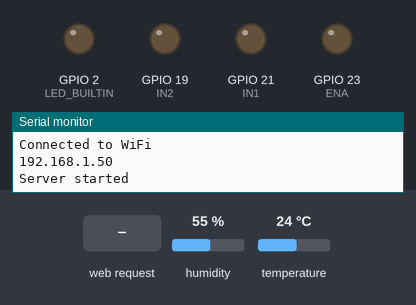
Bench run of a sketch on a simulated ESP32. Shown: output pins drawn as LEDs (lit = HIGH), the last lines printed to the serial monitor. Dashed ring = blinking. The inputs (shaded band) are chosen by the test bench; at power-on: humidity 55 %, temperature 24 °C. WiFi joins after 1.5 s; servers stay silent unless stated.

Above: at 3.2 s.
3.3 s: HTTP request GET / received
At 5.1 s:
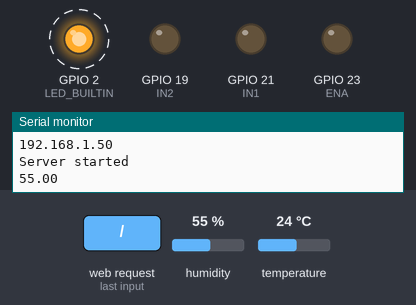
Timing chart, 0 to 8.8 s (numbered marks = the images above; inputs shaded):
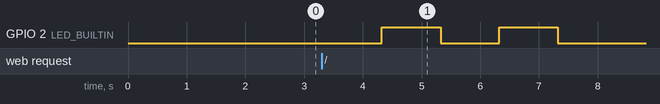

The sketch:

application.ino
```cpp
#include <WiFi.h>
#include <WebServer.h>
#include "DHT.h"

const char* ssid = "Corridos belicos";
const char* password = "PRCpesopluma";

DHT dht(5, DHT11);

WebServer server(80);

int LED_BUILTIN  = 2  ;
int ENA = 23;
int IN1 = 21;
int IN2 = 19;

const int frequency = 500;
const int pwm_channel = 0;
const int resolution = 8;

void setup() {

  pinMode(ENA, OUTPUT);
  pinMode(IN1, OUTPUT);
  pinMode(IN2, OUTPUT);
  digitalWrite(IN1, LOW);
  digitalWrite(IN2, LOW);

  ledcSetup(pwm_channel, frequency, resolution);
  ledcAttachPin(ENA, pwm_channel);

  Serial.begin(115200);
  dht.begin();
  WiFi.begin(ssid, password);

  while (WiFi.status() != WL_CONNECTED) {
    delay(1000);
    Serial.println("Connecting to WiFi...");
  }

  Serial.println("Connected to WiFi");
  Serial.println(WiFi.localIP());

  server.on("/", handleRoot);

  server.begin();
  Serial.println("Server started");

  pinMode(LED_BUILTIN, OUTPUT);
}

void handleRoot() {

  float humidity = dht.readHumidity();
  float humidityp = 50.00;
  float humidityp2 = 70.00;
  String html = "<html><body><h1>ESP32 DHT11 Sensor</h1>";

  const float initial_humidity = humidity;
  Serial.println(initial_humidity);
  const float condicion1 = initial_humidity + (initial_humidity * 0.1);
  const float condicion2 = initial_humidity + (initial_humidity * 0.2);

  float new_humidity = dht.readHumidity();

  if (new_humidity >= condicion1 || new_humidity<condicion2) {

    float temperature = dht.readTemperature();
    html += "<p>Humidity: ";
    html += humidity;

    static unsigned long previousMillis = 0;
    const long interval = 1000;
    delay(1000);
    digitalWrite(LED_BUILTIN, HIGH);
    delay(1000);
    digitalWrite(LED_BUILTIN, LOW);
    delay(1000);
    digitalWrite(LED_BUILTIN, HIGH);
    delay(1000);
    digitalWrite(LED_BUILTIN, LOW);
    delay(1000);

  }else if (new_humidity >= condicion2) {
    float temperature = dht.readTemperature();
    html += "<p>Humidity: ";
    html += humidity;
    html += " %</p><p>Temperature: ";
    html += temperature;
    html += " &deg;C</p>";
    delay(1000);
    setDirection();
    delay(1000);
    changeSpeed();
    delay(1000);
  }else {
    html += "<p>Humidity is too low</p>";
    digitalWrite(LED_BUILTIN, LOW);
  }

  html += "</body></html>";
  server.send(200, "text/html", html);
}

void setDirection() {

  ledcWrite(pwm_channel, 255);

  digitalWrite(IN1, HIGH);
  digitalWrite(IN2, LOW);
  delay(5000);

  digitalWrite(IN1, LOW);
  digitalWrite(IN2, HIGH);
  delay(5000);

  digitalWrite(IN1, LOW);
  digitalWrite(IN2, LOW);
}

void changeSpeed() {
  digitalWrite(IN1, LOW);
  digitalWrite(IN2, HIGH);

  for (int i = 0; i < 256; i++) {;
  ledcWrite(pwm_channel,i);
    delay(20);
  }

  for (int i = 255; i >= 0; --i) {
  ledcWrite(pwm_channel,i);
    delay(20);
  }
  digitalWrite(IN1, LOW);
  digitalWrite(IN2, LOW);
}

void loop() {
  server.handleClient();
}
```

Measured:
- after the input at 3.3 s, GPIO 2 (LED_BUILTIN): alternates HIGH for 1.0 s and LOW for 1.0 s, 4 changes in all, then stays LOW, starting after 1.0 s
